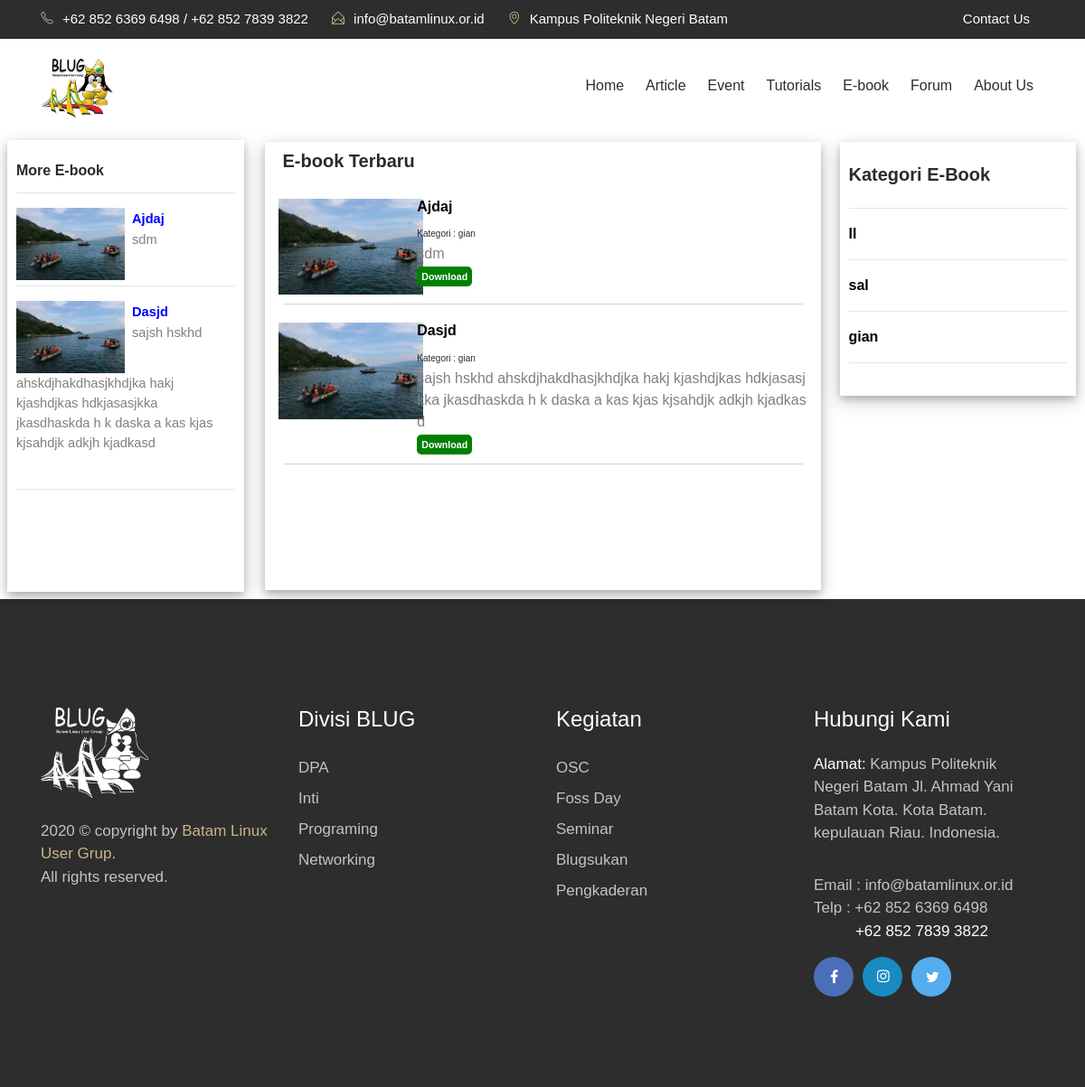
Page /index.php/u_ebook on the committed database.
### tables this page shows
CREATE TABLE `ebook` (
  `id_book` int(11) NOT NULL,
  `judul` varchar(255) NOT NULL,
  `gambar` varchar(255) NOT NULL,
  `deskripsi` text NOT NULL,
  `kategori` varchar(255) NOT NULL,
  `link` text NOT NULL,
  `waktu` varchar(25) NOT NULL,
  `author` varchar(255) NOT NULL
);

CREATE TABLE `kategori` (
  `id_kategori` int(11) NOT NULL,
  `jenis_kategori` varchar(225) NOT NULL,
  `kategori` varchar(225) NOT NULL
);

### application/controllers/U_ebook.php (called while the page is built, shortened)
<?php
	class U_ebook extends CI_Controller
	{
		function __construct(){
			$this->load->model('M_ebook');
		}
		public function index()
		{
			$query = $this->M_ebook->getbuku();
			$query1 = $this->M_ebook->getbuku1();
			$query2 = $this->M_ebook->menu_kategori();
			$data['more_book'] = $query1->result();
			$data['menu_kategori'] = $query2->result();
			$data['semua_buku'] = $query->result();
			$data['content']="user/ebook";
			$this->load->view("user/index", $data );
		}
	}
?>

### index.php (called while the page is built, shortened)
<?php
require_once BASEPATH.'core/CodeIgniter.php';

### application/models/M_ebook.php (called while the page is built, shortened)
<?php
	class M_ebook extends CI_Model
	{
		public function getbuku()
		{
			$hasil = $this->db->query("SELECT * FROM ebook ORDER BY waktu DESC");
			return $hasil;
		}
		public function getbuku1()
		{
			$hasil = $this->db->query("SELECT * FROM ebook ORDER BY waktu DESC");
			return $hasil;
		}
		public function menu_kategori()
		{
			$hasil = $this->db->query("SELECT * FROM kategori WHERE kategori = 'ebook'");
			return $hasil;
		}
	}
?>

### application/views/user/ebook.php (the view, shortened to what this page needs)
<div class="row">
	<div class="col-md-3">
		 <div class="scroll" style="box-shadow: 0 4px 8px 0 rgba(0, 0, 0, 0.2), 0 6px 20px 0 rgba(0, 0, 0, 0.19); padding-top: 25px;">
		    <h4 style="font-size: 12pt;"><b>More E-book</b></h4>
		    <hr>
		    <?php foreach ($more_book as $tampil => $row) { ?>
		    	<img width="120px" style="float: left; margin-right: 8px;" src="<?php echo base_url('assets/images/ebook/'.$row->gambar); ?>">
		    	<font class="apaja"><a href="<?php echo site_url('u_ebook/detail_buku?blank='.$row->id_book); ?>" style="color: blue;"><?php echo ucfirst($row->judul);  ?></a></font>
		    <div style="font-size: 11pt; color: grey;"><?php echo substr($row->deskripsi, 0, 120); ?></div><br>
		    	<hr>
		    <?php } ?>
		  </div>
	</div>
	<div class="col-md-6" style="box-shadow: 0 4px 8px 0 rgba(0, 0, 0, 0.2), 0 6px 20px 0 rgba(0, 0, 0, 0.19); background-color: white; margin-top: 10px; margin-bottom: 10px;">
		<div class="row" style="margin-top: 10px;">
			<h4 style="padding-left: 20px; font-weight: bold;">E-book Terbaru</h4>
			<hr><br>
		</div>
		<div class="row">
			<?php foreach ($semua_buku as $tampil => $row) { ?>
				<div class="col-md-3">
					<img width="180" class="kartu" src="<?= base_url('assets/images/ebook/'.$row->gambar); ?>">
				</div>
				<div class="col-md-9">
					<h4 style="font-size: 12pt; padding-top: 20px;"><b><a href="<?php echo site_url('u_ebook/detail_buku?blank='.$row->id_book); ?>" style="color: black;"><?= ucfirst($row->judul); ?></a></b></h4>
					<font size="1"><?= "Kategori : ".$row->kategori; ?></font><br>
					<font class="suka_suka"><a href="<?php echo site_url('u_ebook/detail_buku?blank='.$row->id_book); ?>"><?= substr($row->deskripsi, 0, 120) ?></a></font><br>
					<a href="<?= $row->link; ?>" class="download">Download</a>
				</div>
				<div class="row w-100" style="height: 1px; margin-left: 20px; margin-top: 10px; margin-right: 20px; background-color: lightgrey;"></div>
			<?php } ?>
		</div>
	</div>
	<div class="col-md-3" style="margin-top: 10px; margin-bottom: 10px; ">
		<div style="box-shadow: 0 4px 8px 0 rgba(0, 0, 0, 0.2), 0 6px 20px 0 rgba(0, 0, 0, 0.19); margin-left :6px; padding-left:  10px; padding-right: 10px; margin-right: 10px; background-color: white; padding-bottom: 20px;">
			<h4 style="padding-top: 25px; padding-bottom: 10px;"><b>Kategori E-Book</b></h4>
			<hr>
			<?php foreach ($menu_kategori as $tampil => $row) { ?>
				<a href="<?= site_url('u_ebook/link_kategori?jenis_kategori='.$row->jenis_kategori); ?>" class="link_kategori"><b><?php echo $row->jenis_kategori; ?></b></a><br>
				<hr>
			<?php } ?>
		</div>
	</div>
</div>

### application/views/template/header.php (shortened to what this page needs)
<!DOCTYPE html>
<html lang="en">
<head>
    <link rel="stylesheet" href="<?php echo base_url().'template/css/bootstrap.min.css'?>">
    <link rel="stylesheet" href="<?php echo base_url().'template/css/font-awesome.min.css'?>">
    <link rel="stylesheet" href="<?php echo base_url().'template/css/simple-line-icons.css'?>">
    <link rel="stylesheet" href="<?php echo base_url().'template/css/slick.css'?>">
    <link rel="stylesheet" href="<?php echo base_url().'template/css/slick-theme.css'?>">
    <link rel="stylesheet" href="<?php echo base_url().'template/css/owl.carousel.min.css'?>">
    <link href="<?php echo base_url().'template/css/style.css'?>" rel="stylesheet">
</head>

### application/views/template/nav.php (shortened to what this page needs)
 <section id="navbaru1">
   <div class="header-topbar transparan-nav">
      <div class="container">
          <div class="row">
              <div class="col-xs-6 col-sm-8 col-md-9">
                  <div class="header-top_address">
                      <div class="header-top_list">
                          <span class="icon-phone"></span><font>+62 852 6369 6498 / +62 852 7839 3822</font>
                      </div>
                      <div class="header-top_list">
                          <span class="icon-envelope-open"></span><font>info@batamlinux.or.id</font>
                      </div>
                      <div class="header-top_list">
                          <span class="icon-location-pin"></span><font>Kampus Politeknik Negeri Batam</font>
                      </div>
                  </div>
              </div>
              <div class="col-xs-6 col-sm-4 col-md-3">
                  <div class="header-top_login mr-sm-3">
                      <a href="<?php echo site_url('U_kontak/kontak');?>"><font>Contact Us</font></a>
                  </div>
              </div>
          </div>
      </div>
  </div>
<div data-toggle="affix">
  <div class="transparan-nav" style="width: 100%;">
        <div class="container nav-menu2" style="background: rgba(1, 1, 1, 0.0);">
            <div class="row">
                <div class="col-md-12">
                    <nav class="navbar navbar2 navbar-toggleable-md navbar-light bg-faded" style="background: rgba(255, 255, 255, 0.0);">
                        <a href="<?php echo site_url('');?>" class="navbar-brand nav-brand2"><img class="img img-responsive" height="80px;" src="<?php echo base_url().'template/images/logo.png'?>"></a>
                        <div class="collapse navbar-collapse justify-content-end" id="navbarNavDropdown">
                            <ul class="navbar-nav">
                                <li class="nav-item">
                                    <a class="nav-link" href="<?php echo site_url('');?>">Home</a>
                                </li>
                                <li class="nav-item">
                                    <a class="nav-link" href="<?php echo site_url('u_artikel/');?>">Article</a>
                                </li>
                                <li class="nav-item">
                                    <a class="nav-link" href="<?php echo site_url('u_kegiatan/');?>">Event</a>
                                </li>
                                <li class="nav-item">
                                    <a class="nav-link" href="<?php echo site_url('u_tutorial/');?>">Tutorials</a>
                                </li>
                                <li class="nav-item">
                                    <a class="nav-link" href="<?php echo site_url('u_ebook');?>">E-book</a>
                                </li>
                                <li class="nav-item">
                                    <a class="nav-link" href="<?php echo site_url('#');?>">Forum</a>
                                </li>
                                <li class="nav-item">
                                    <a class="nav-link" href="<?php echo site_url('u_tentang/tentang');?>">About Us</a>
                                </li>
                             </ul>
                        </div>
                    </nav>
                </div>
            </div>
        </div>
      </div>
    </div>
  </section>

### application/views/user/index.php
<?php
    $this->load->view('template/header');
?>
<?php
    $this->load->view('template/nav');
?>
<body style="font-family: arial;">
    <content>
	   <?php
            $this->load->view($content);
        ?>
    </content>
<?php
    $this->load->view('template/footer');
?>
</body>
</html>

### application/views/template/footer.php (shortened to what this page needs)
<footer>
<div class="container">
<div class="row">
    <div class="col-md-3">
        <div class="foot-logo">
            <a href="<?php echo site_url();?>">
                <img height="100px;" src="<?php echo base_url().'template/images/logo-putih.png';?>" alt="footer_logo">
            </a>
            <p><?php echo date('Y');?> © copyright by <a href="#">Batam Linux User Grup</a>. <br>All rights reserved.</p>
            </div>
        </div>
        <div class="col-md-3">
            <div class="sitemap">
                <h3>Divisi BLUG</h3>
                <ul>
                    <li><a href="<?php echo site_url('welcome/dpa');?>">DPA</a></li>
                    <li><a href="<?php echo site_url('welcome/inti');?>">Inti</a></li>
                    <li><a href="<?php echo site_url('welcome/programing');?>">Programing</a></li>
                    <li><a href="<?php echo site_url('welcome/networking');?>">Networking</a></li>
                </ul>
            </div>
        </div>
        <div class="col-md-3">
          <div class="sitemap">
              <h3>Kegiatan</h3>
              <ul>
                  <li><a href="<?php echo site_url('osc');?>">OSC</a></li>
                  <li><a href="<?php echo site_url('foss_day');?>">Foss Day</a></li>
                  <li><a href="<?php echo site_url('seminar');?>">Seminar</a></li>
                  <li><a href="<?php echo site_url('blugsukan');?>">Blugsukan</a></li>
                  <li><a href="<?php echo site_url('pengkaderan`');?>">Pengkaderan</a></li>
              </ul>
          </div>
        </div>
        <div class="col-md-3">
            <div class="address">
                <h3>Hubungi Kami</h3>
                <p><span>Alamat: </span> Kampus Politeknik Negeri Batam Jl. Ahmad Yani Batam Kota.
Kota Batam. kepulauan Riau. Indonesia.</p>
                <p>Email : info@batamlinux.or.id
                    <br> Telp : +62 852 6369 6498 <br> <span style="margin-left: 18%;">+62 852 7839 3822</span></p>
                    <ul class="footer-social-icons">
                        <li><a href="http://facebook.com/batamlinux"><i class="fa fa-facebook fa-fb" aria-hidden="true"></i></a></li>
                        <li><a href="https://www.instagram.com/batamlinux"><i class="fa fa-instagram fa-in" aria-hidden="true"></i></a></li>
                        <li><a href="https://twitter.com/batamlinux"><i class="fa fa-twitter fa-tw" aria-hidden="true"></i></a></li>
                    </ul>
                </div>
            </div>
        </div>
    </div>
</footer>

### application/views/user/ebook.php (style rules this page uses)
.download { background-color: green; border-radius: 5px; color: white; font-weight: bold; padding: 5px; cursor: pointer; font-size: 8pt; margin-top: 20px; }
.suka_suka a { color: grey; font-size: 12pt; word-break: break-all; text-align: justify; }
.kartu { padding-top: 20px; float: left; padding-right: 20px; }
.link_kategori { color: black; }
.apaja { color: blue; text-decoration: none; font-size: 11pt; font-weight: bold; }
body { background-color: white; }
.header-top_address { color: white; }
.scroll { margin: 8px; background: white; padding: 10px; overflow: scroll; height: 500px; scrollbar-face-color: #CE7E00; scrollbar-shadow-color: #FFFFFF; scrollbar-highlight-color: #6F4709; scrollbar-3dlight-color: #11111; scrollbar-darkshadow-color: #6F4709; scrollbar-track-color: #FFE8C1; scrollbar-arrow-color: #6F4709; }

### rows in the picture
ebook: gambar (picture), judul "Ajdaj", deskripsi "sdm", kategori "gian"
ebook: gambar (picture), judul "Dasjd", deskripsi "sajsh hskhd ahskdjhakdhasjkhdjka hakj kjashdjkas hdkjasasjkka jkasdhaskda h k daska a kas kjas kjsahdjk adkjh kjadkasd", kategori "gian"
kategori: jenis_kategori "ll"
kategori: jenis_kategori "sal"
kategori: jenis_kategori "gian"
